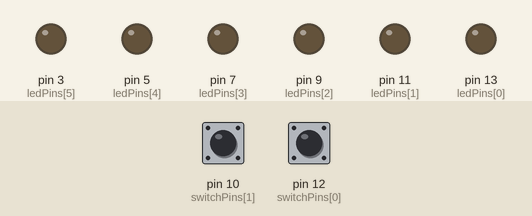
This sketch was run on a simulated Arduino Uno, built with avr-gcc and run on an emulated ATmega328P. On the bench: output pins drawn as LEDs (lit = HIGH). The inputs (shaded band) are chosen by the test bench; at power-on: pin 12 (switchPins[0]) LOW, pin 10 (switchPins[1]) LOW.

Above: at 1.2 s.
1.3 s: pin 12 (switchPins[0]) pulled HIGH for 0.15 s
At 1.37 s:
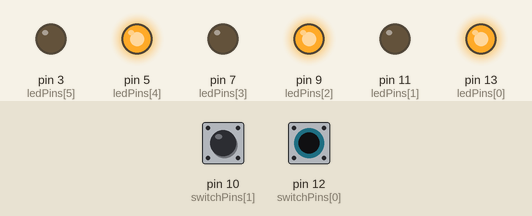
2.9 s: pin 10 (switchPins[1]) pulled HIGH for 0.15 s
At 2.97 s:
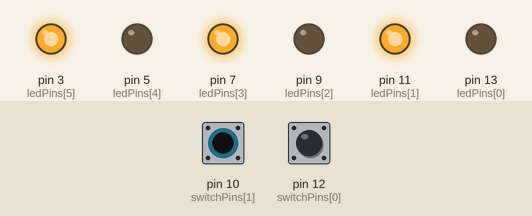
4.5 s: pin 10 (switchPins[1]) pulled HIGH for 1 s
At 6.3 s:
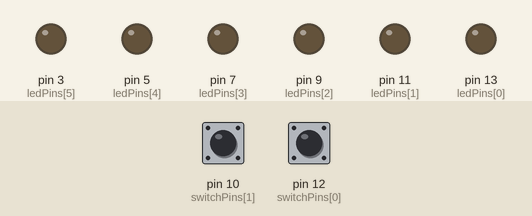
7.0 s: pin 12 (switchPins[0]) pulled HIGH for 1 s
At 7.5 s:
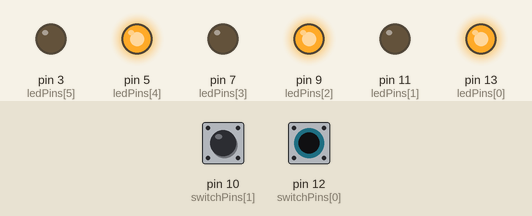
9.5 s: pin 10 (switchPins[1]) pulled HIGH for 3.2 s
At 10.6 s:
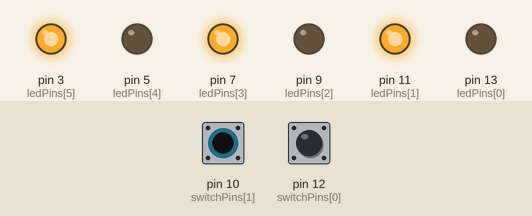
14.2 s: pin 10 (switchPins[1]) pulled HIGH for 0.15 s
At 14.8 s:
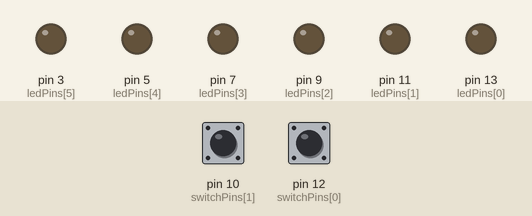
Timing chart, 0 to 16.8 s (numbered marks = the images above; inputs shaded):
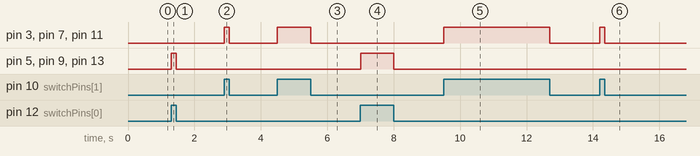

The sketch:

rgb-switch-2.ino
```cpp
int switchPins[] = {12, 10};
int ledPins[] = {13, 11, 9, 7, 5, 3};
int ledSize = 6;
int switchSize = 2;

// 6led
// 1st => odd
// 2nd => even

void setup() {
  for (int i=0; i<switchSize; i++) {
    pinMode(switchPins[i], INPUT);
  }
  for (int i=0; i<ledSize; i++) {
    pinMode(ledPins[i], OUTPUT);
  }

}


void loop() {
  for (int i=0; i<ledSize; i++) {

    // odd
    if ((i+1)%2 == 1) {
      int result = digitalRead(switchPins[0]) == HIGH ? HIGH : LOW;
      digitalWrite(ledPins[i], result);
    } else {
      int result = digitalRead(switchPins[1]) == HIGH ? HIGH : LOW;
      digitalWrite(ledPins[i], result);
    }
  }
}
```

Measured:
- after the input at 1.3 s, pin 5 (ledPins[4]), pin 9 (ledPins[2]), pin 13 (ledPins[0]): LOW → HIGH at once, → LOW 0.15 s later
- after the input at 2.9 s, pin 3 (ledPins[5]), pin 7 (ledPins[3]), pin 11 (ledPins[1]): LOW → HIGH at once, → LOW 0.15 s later
- after the input at 4.5 s, pin 3 (ledPins[5]), pin 7 (ledPins[3]), pin 11 (ledPins[1]): LOW → HIGH at once, → LOW 1.0 s later
- after the input at 7.0 s, pin 5 (ledPins[4]), pin 9 (ledPins[2]), pin 13 (ledPins[0]): LOW → HIGH at once, → LOW 1.0 s later
- after the input at 9.5 s, pin 3 (ledPins[5]), pin 7 (ledPins[3]), pin 11 (ledPins[1]): LOW → HIGH at once, → LOW 3.2 s later
- after the input at 14.2 s, pin 3 (ledPins[5]), pin 7 (ledPins[3]), pin 11 (ledPins[1]): LOW → HIGH at once, → LOW 0.15 s later
